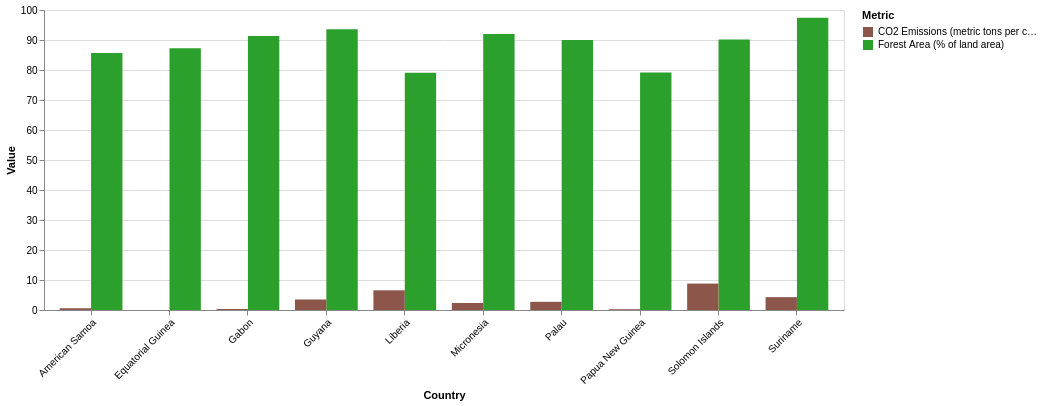

The Vega-Lite source for this figure:
### Vega-Lite specification from a JSON file in a GitHub repository (floating-point values rounded to 4 significant figures)
{"$schema": "https://vega.github.io/schema/vega-lite/v5.json", "description": "A grouped bar chart comparing CO2 emissions and forest area by country.", "width": 800, "height": 300, "data": {"values": [{"Country": "Suriname", "CO2_Emissions": 4.285, "Forest_Area": 97.41}, {"Country": "Guyana", "CO2_Emissions": 3.473, "Forest_Area": 93.55}, {"Country": "Micronesia", "CO2_Emissions": 2.333, "Forest_Area": 92.03}, {"Country": "Gabon", "CO2_Emissions": 0.3231, "Forest_Area": 91.32}, {"Country": "Solomon Islands", "CO2_Emissions": 8.803, "Forest_Area": 90.14}, {"Country": "Palau", "CO2_Emissions": 2.726, "Forest_Area": 90.02}, {"Country": "Equatorial Guinea", "CO2_Emissions": 0, "Forest_Area": 87.29}, {"Country": "American Samoa", "CO2_Emissions": 0.5633, "Forest_Area": 85.65}, {"Country": "Papua New Guinea", "CO2_Emissions": 0.2318, "Forest_Area": 79.18}, {"Country": "Liberia", "CO2_Emissions": 6.57, "Forest_Area": 79.08}]}, "selection": {"metric_selection": {"type": "multi", "fields": ["Metric Label"], "bind": "legend"}}, "transform": [{"fold": ["Forest_Area", "CO2_Emissions"], "as": ["Metric", "Value"]}, {"calculate": "datum.Metric === 'Forest_Area' ? 'Forest Area (% of land area)' : 'CO2 Emissions (metric tons per capita)'", "as": "Metric Label"}], "mark": "bar", "encoding": {"x": {"field": "Country", "type": "nominal", "title": "Country", "axis": {"labelAngle": -45}}, "y": {"field": "Value", "type": "quantitative", "title": "Value"}, "color": {"field": "Metric Label", "type": "nominal", "title": "Metric", "scale": {"range": ["#8c564b", "#2ca02c"]}}, "xOffset": {"field": "Metric Label"}, "tooltip": [{"field": "Country", "type": "ordinal", "title": "Country"}, {"field": "Metric Label", "type": "nominal", "title": "Metric"}, {"field": "Value", "type": "quantitative", "title": "Value"}], "opacity": {"condition": {"selection": "metric_selection", "value": 1}, "value": 0.2}}}
